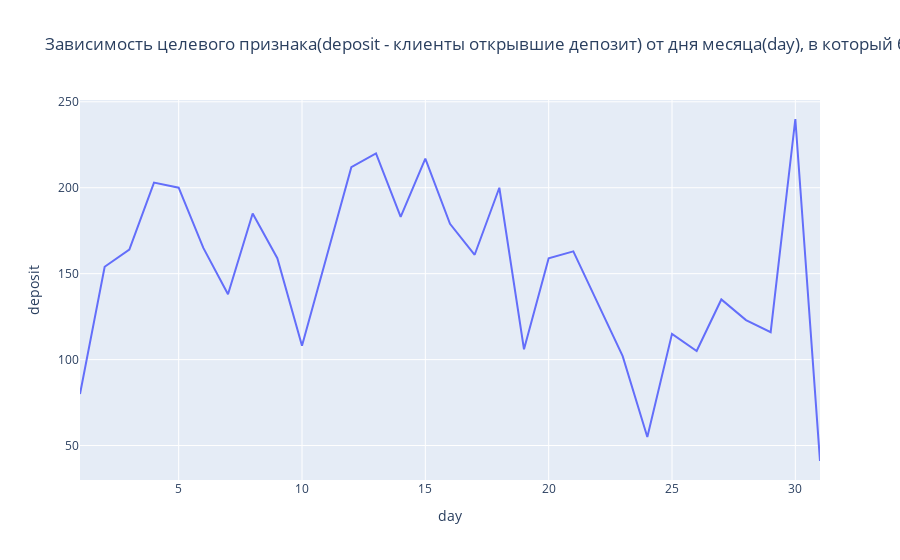

Notebook cell for this chart:
### Markdown cell above
Больше всего оформляют депозиты люди в возрасте 28-37 лет, начисная с 60 лет резский скачек в низ, дальше уже медленный спад, хотя начиная с 20 лет резкий скачек вверх

### Code cell
# deposit vs day

fig = px.line(pd.DataFrame(df.groupby('day')['deposit'].sum()).reset_index(), x='day', y='deposit', title='Зависимость целевого признака(deposit - клиенты открывшие депозит) от дня месяца(day), в который был последний контакт')
fig.show()

### Figure 1 — Plotly figure (JSON) as saved in the notebook; plotly's stock layout.template omitted (floating-point values rounded to 4 significant figures)
{"data": [{"hovertemplate": "day=%{x}<br>deposit=%{y}<extra></extra>", "legendgroup": "", "line": {"color": "#636efa", "dash": "solid"}, "marker": {"symbol": "circle"}, "mode": "lines", "name": "", "orientation": "v", "showlegend": false, "type": "scatter", "x": [1, 2, 3, 4, 5, 6, 7, 8, 9, 10, 11, 12, 13, 14, 15, 16, 17, 18, 19, 20, 21, 22, 23, 24, 25, 26, 27, 28, 29, 30, 31], "xaxis": "x", "y": [80, 154, 164, 203, 200, 165, 138, 185, 159, 108, 160, 212, 220, 183, 217, 179, 161, 200, 106, 159, 163, 133, 102, 55, 115, 105, 135, 123, 116, 240, 41], "yaxis": "y"}], "layout": {"legend": {"tracegroupgap": 0}, "title": {"text": "Зависимость целевого признака(deposit - клиенты открывшие депозит) от дня месяца(day), в который был последний контакт"}, "xaxis": {"anchor": "y", "domain": [0, 1], "title": {"text": "day"}}, "yaxis": {"anchor": "x", "domain": [0, 1], "title": {"text": "deposit"}}}}
